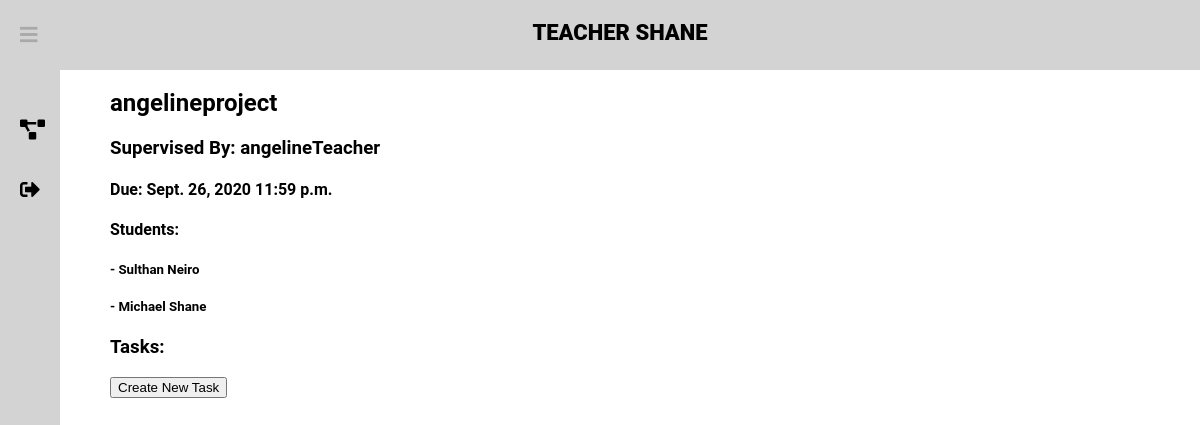
Before: /dashboard/project-info/angelineproject/ (signed in) with the older database file.
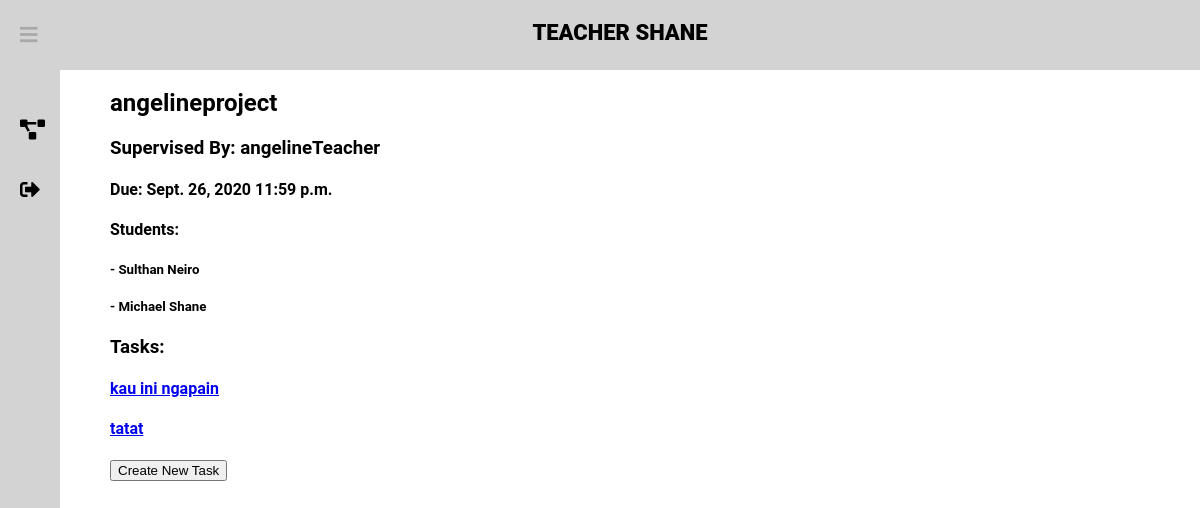
After: the same page with the newer database file.
### projects/models.py (models this page shows, shortened)
class Task(models.Model):
    taskname = models.CharField(max_length=50)
    taskdesc = models.TextField(max_length=500)
    sourceproject= models.ForeignKey(Project, default=None, on_delete=models.SET_DEFAULT)
    taskdone = models.BooleanField(default=False)
    class Meta:
        verbose_name = "Task"

### projects/views.py (the view)
# urls.py: path('dashboard/project-info/<str:project>/', project_views.project_info, name='project-info'),
@login_required(login_url="/signin")
def project_info(response, project):
    students = []
    project = Project.objects.filter(title=project)[0]
    projectStudents = ProjectStudents.objects.filter(project=project)
    task = display_task(project.id)
    if response.user.is_staff:
        AccountType = "Teacher"
    else:
        AccountType = "Student"
    if len(projectStudents) > 0:
        for i in projectStudents:
            students.append(i.student.first_name + " " + i.student.last_name)
    arg = {"FirstName": response.user.first_name.capitalize,
           "FullName": response.user.get_full_name,
           "Project": project,
           "Students": students,
           "AccountType": AccountType,
           "Task": task
           }
    response.session['project_id'] = project.title
    return render(response, "ProjectInfo.html", arg)

### projects/views.py (called while the page is built)
def display_task(project_id):
    task_display = []
    task = Task.objects.filter(sourceproject=project_id)
    for t in task:
        task_display.append(t.taskname)
    return task_display

### projects/templates/ProjectInfo.html (shortened to what this page needs)
<!DOCTYPE html>
<html lang="en">
{% extends 'newbase.html' %}
{% block content %}
<body>
{% block header %} {{ AccountType }} {{ FirstName }} {% endblock %}
<div class="container">
    <div class="Project">
        <h2><a>{{ Project.title }}</a></h2>
        <h3>Supervised By: {{ Project.supervisor }}</h3>
        <h4>Due: {{ Project.due_date }} {{ Project.due_time }}</h4>
        <h4>Students:</h4>
        {% for student in Students %}
            <h5>- {{student}}</h5>
        {% endfor %}
        <h3> Tasks: </h3>
        {% for t in Task %}
            <h4><a href="/dashboard/task-info/{{ t }}/">{{ t }}</a></h4>
        {% endfor %}
        <button onclick="location.href = '/dashboard/create-task/'">
            Create New Task
        </button>
    </div>
</div>
</body>
{% endblock %}

Changed rows visible on the page:
added Task: Task "kau ini ngapain"
added Task: Task "tatat"
